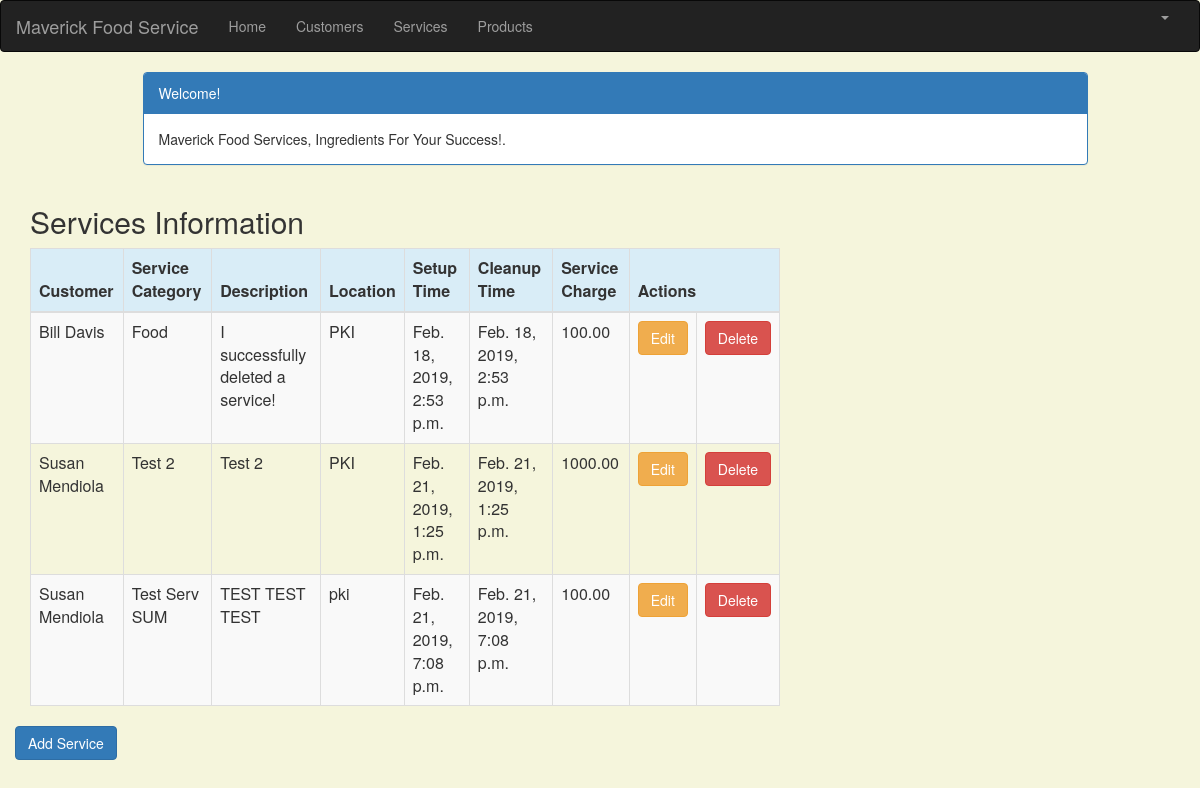
Screenshot of /service_list (signed in) with the database file from the repository.
### crm/models.py (models this page shows, shortened)
class Service(models.Model):
    cust_name = models.ForeignKey(Customer, on_delete=models.CASCADE, related_name='services')
    service_category = models.CharField(max_length=100)
    description = models.TextField()
    location = models.CharField(max_length=200)
    setup_time = models.DateTimeField(
        default=timezone.now)
    cleanup_time = models.DateTimeField(
        default=timezone.now)
    service_charge = models.DecimalField(max_digits=10, decimal_places=2)
    created_date = models.DateTimeField(
        default=timezone.now)
    updated_date = models.DateTimeField(auto_now_add=True)

class Customer(models.Model):
    cust_name = models.CharField(max_length=50)
    organization = models.CharField(max_length=100, blank=True)
    role = models.CharField(max_length=100)
    email = models.EmailField(max_length=100)
    bldgroom = models.CharField(max_length=100)
    address = models.CharField(max_length=200)
    account_number = models.IntegerField(blank=False, null=False)
    city = models.CharField(max_length=50)
    state = models.CharField(max_length=50)
    zipcode = models.CharField(max_length=10)
    phone_number = models.CharField(max_length=50)
    created_date = models.DateTimeField(
        default=timezone.now)
    updated_date = models.DateTimeField(auto_now_add=True)
    def __str__(self):
        return str(self.cust_name)

### crm/views.py (the view)
# urls.py: path('service_list', views.service_list, name='service_list'),
@login_required
def service_list(request):
   services = Service.objects.filter(created_date__lte=timezone.now())
   return render(request, 'crm/service_list.html', {'services': services})

### crm/templates/crm/service_list.html (shortened to what this page needs)
{% extends 'crm/base.html' %}
{% block content %}
    <html>
    <head>
        <link rel="stylesheet" href="https://maxcdn.bootstrapcdn.com/bootstrap/3.3.4/css/bootstrap.min.css">
    </head>
    <body>
    <div class="container">
        <div class="row">
            <div class="col-md-10 col-md-offset-1">
                <div class="panel panel-primary">
                    <div class="panel-heading">Welcome!</div>
                    <div class="panel-body">
                        Maverick Food Services, Ingredients For Your Success!.
                    </div>
                </div>
            </div>
        </div>
    </div>
    <div class="row">
        <h2 style="padding-left: 15Px">Services Information</h2>
    </div>
    <div>
        <table class="table table-striped table-bordered table-hover">
            <thead>
            <tr class="bg-info">
                <th>Customer</th>
                <th>Service Category</th>
                <th>Description</th>
                <th>Location</th>
                <th>Setup Time</th>
                <th>Cleanup Time</th>
                <th>Service Charge</th>
                <th colspan="3">Actions</th>
            </tr>
            </thead>
            <tbody>
            {% for service in services %}
                <tr>
                    <td>{{ service.cust_name }}</td>
                    <td>{{ service.service_category }}</td>
                     <td>{{ service.description }}</td>
                    <td>{{ service.location }}</td>
                    <td>{{ service.setup_time }}</td>
                    <td>{{ service.cleanup_time }}</td>
                    <td>{{ service.service_charge }}</td>
                    <td><a href="{% url 'crm:service_edit' pk=service.pk %}"
                           class="btn btn-warning">Edit</a></td>
                                       <td><a href="{% url 'crm:service_delete' pk=service.pk %}"
                           onclick="return confirm('Are you sure you want to delete?')"
                           class="btn btn-danger">Delete</a>
                    </td>
                </tr>
            {% endfor %}
            </tbody>
        </table>
       <div class="row">
             <a href="{% url 'crm:service_new' %}" class="row"><span
                        class="btn btn-primary">Add Service</span></a>
         </div>
    </div>
    </body>
    </html>
{% endblock %}

### crm/templates/crm/service_list.html (style rules this page uses)
body { background-color: beige; }

### rows the page displays
Service: cust_name "Bill Davis", service_category "Food", description "I successfully deleted a service!", location "PKI", setup_time "Feb. 18, 2019, 2:53 p.m.", cleanup_time "Feb. 18, 2019, 2:53 p.m.", service_charge "100.00"
Service: cust_name "Susan Mendiola", service_category "Test 2", description "Test 2", location "PKI", setup_time "Feb. 21, 2019, 1:25 p.m.", cleanup_time "Feb. 21, 2019, 1:25 p.m.", service_charge "1000.00"
Service: cust_name "Susan Mendiola", service_category "Test Serv SUM", description "TEST TEST TEST", location "pki", setup_time "Feb. 21, 2019, 7:08 p.m.", cleanup_time "Feb. 21, 2019, 7:08 p.m.", service_charge "100.00"
